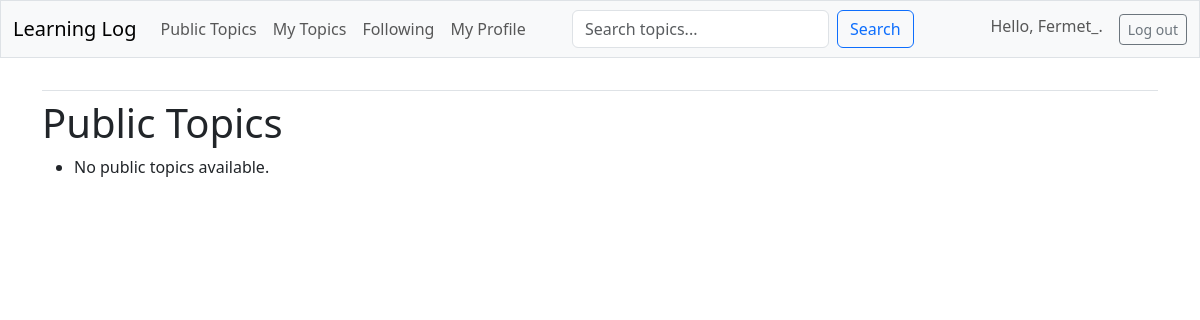
Before: /public_topics/ (signed in) with the older database file.
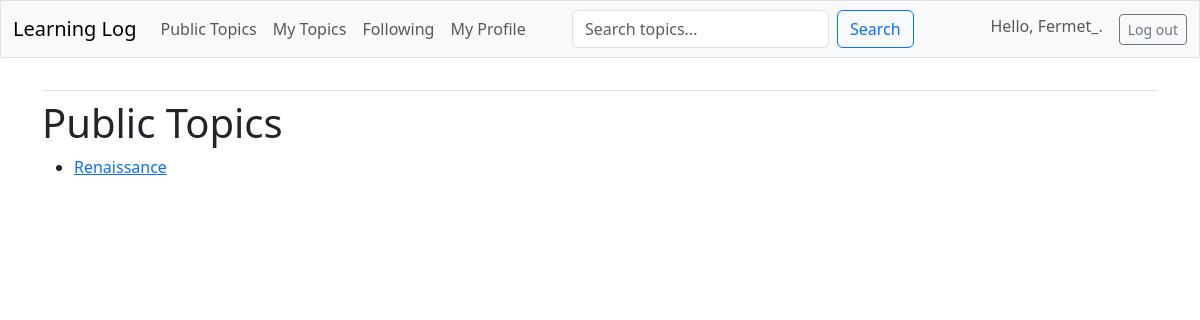
After: the same page with the newer database file.
### learning_logs/models.py (models this page shows, shortened)
class Topic(models.Model):
    text = models.CharField(max_length=200)
    date_added = models.DateTimeField(auto_now_add=True)
    owner = models.ForeignKey(User, on_delete=models.CASCADE)
    public = models.BooleanField(default=False)
    category = models.ForeignKey(Category, on_delete=models.SET_NULL, null=True, blank=True)

### learning_logs/views.py (the view)
# urls.py: path('public_topics/', views.public_topics, name='public_topics'),
def public_topics(request):
    public_topics = Topic.objects.filter(public=True).order_by('date_added')
    context = {'public_topics': public_topics}
    return render(request, 'learning_logs/public_topics.html', context)

### learning_logs/templates/learning_logs/public_topics.html
{% extends 'learning_logs/base.html' %}
{% block content %}
    <h1>Public Topics</h1>
    <ul>
        {% for topic in public_topics %}
            <li><a href="{% url 'learning_logs:topic' topic.id %}">{{ topic.text }}</a></li>
        {% empty %}
            <li>No public topics available.</li>
        {% endfor %}
    </ul>
{% endblock %}

Changed rows visible on the page:
now on this page (row edited): Topic: text "Renaissance"
Other visible differences:
text no longer shown: "No public topics available."
